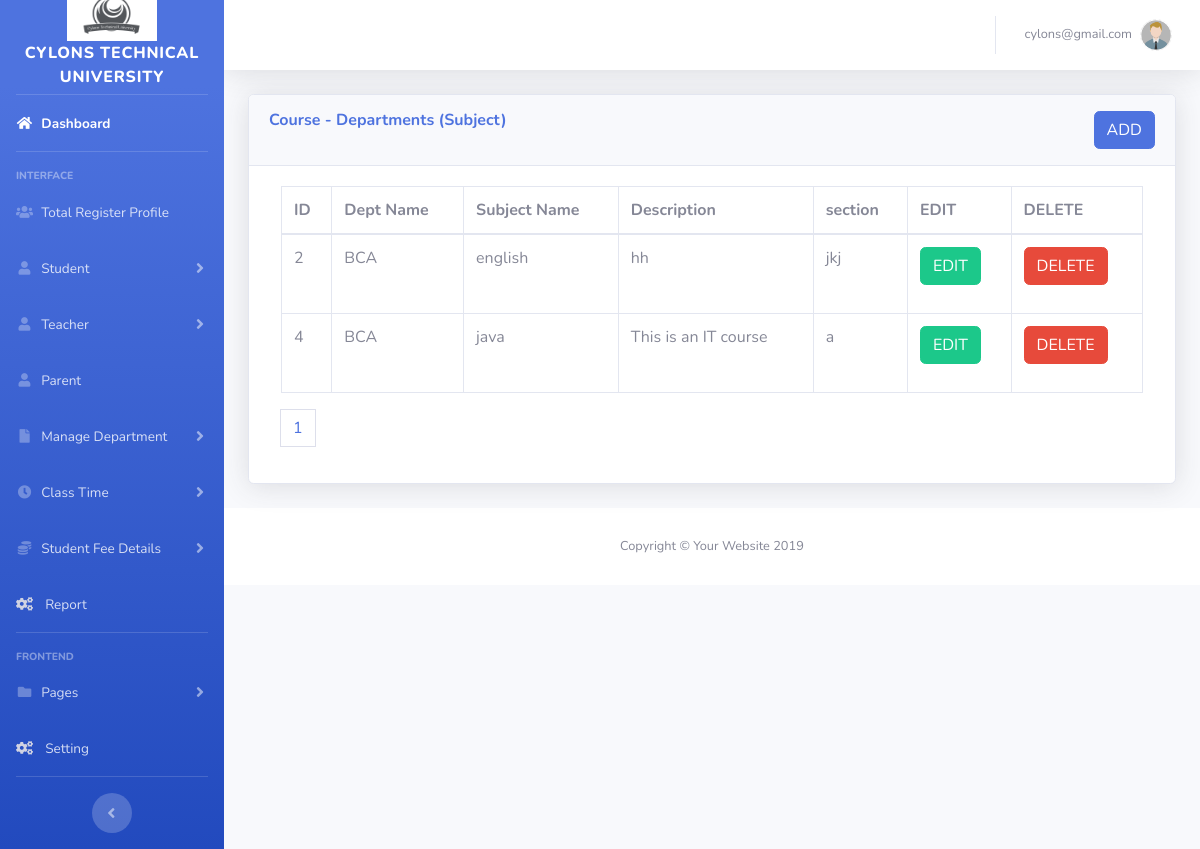
The page /admin/dept_list.php (signed in) on the database its author committed.
### tables this page shows
CREATE TABLE `dept_list` (
  `id` int(11) NOT NULL,
  `dept_cate_id` int(11) NOT NULL,
  `name` varchar(255) NOT NULL,
  `description` varchar(255) NOT NULL,
  `section` varchar(100) NOT NULL
);

CREATE TABLE `dept_category` (
  `id` int(10) NOT NULL,
  `name` varchar(100) NOT NULL,
  `description` varchar(100) NOT NULL,
  `department` varchar(255) NOT NULL,
  `image` varchar(100) NOT NULL,
  `subject_id` int(11) NOT NULL,
  `faculty_id` int(11) NOT NULL
);

### admin/dept_list.php (the view, shortened to what this page needs)
<?php
include('includes/header.php');
include('includes/navbar.php');
?>
        <?php
        $department = "SELECT * FROM dept_category";
        $dept_run = mysqli_query($conn,$department);
          ?>
<div class="container-fluid">
<div class="card shadow mb-4">
  <div class="card-header py-3">
    <h6 class="m-0 font-weight-bold text-primary">Course - Departments (Subject)
            <button type="button" class="btn btn-primary float-right" data-toggle="modal" data-target="#deptmodal">
              ADD
            </button>
    </h6>
  </div>
  <div class="card-body">
    <div class="table-responsive">
    <div class="col-md-12">
    <?php
    include "dbconfig.php";
    $limit = 3;
    if(isset($_GET['page'])){
       $page = $_GET['page'];
    }else{
       $page =1;
    }
    $offset = ($page - 1 ) * $limit;
    $query = "SELECT * FROM dept_list ORDER BY id LIMIT {$offset},{$limit}";
    $query_run = mysqli_query($conn,$query);
    if(mysqli_num_rows($query_run)>0){
    ?>
      <table class="table table-bordered" id="dataTable" width="100%" cellspacing="0">
        <thead>
          <tr>
            <th> ID </th>
            <th> Dept Name</th>
            <th> Subject Name</th>
            <th> Description</th>
            <th> section</th>
            <th>EDIT </th>
            <th>DELETE </th>
          </tr>
        </thead>
        <tbody>
        <?php
          while($row = mysqli_fetch_assoc($query_run)){
            $dpt_cate_id = $row["dept_cate_id"];
            $dpt_cate = "SELECT * FROM dept_category WHERE id='$dpt_cate_id'";
            $dpt_cate_run = mysqli_query($conn,$dpt_cate);
        ?>
            <tr>
            <td><?php  echo $row['id']; ?> </td>
            <td>
              <?php foreach($dpt_cate_run as $dpt_row) {echo $dpt_row['name'];} ?>
            </td>
            <td> <?php  echo $row['name']; ?></td>
            <td><?php  echo $row['description']; ?></td>
            <td><?php  echo $row['section']; ?></td>
            <td>
              <form action="dept_edit_list.php" method="POST">
                <button type="submit" name="dept_cate_editbtn" class="btn btn-success">EDIT</button>
              </form>
            </td>
            <td>
              <form action="dept_list_code.php" method="POST">
                <button type="submit" name="dept_cate_deletebtn" class="btn btn-danger">DELETE</button>
              </form>
            </td>
            </tr>
        <?php
        }
          }
        ?>
        </tbody>
      </table>
      <?php
                                      $sql1 = "SELECT * FROM dept_list";
                                      $result1 = mysqli_query($conn,$sql1) or die("Query FAiled.");
                                      if(mysqli_num_rows($result1) >0){
                                       $total_records = mysqli_num_rows($result1);
                                       $limit = 3;
                                       $total_page = ceil( $total_records / $limit);
                   echo '<ul class="pagination">';
                                       for($i = 1; $i <= $total_page; $i++){
                                           if($i== $page){
                                               $active = "active";
                                           }
                                           else{
                                               $active = "";
                                           }
                                           echo '<li class="'.$active.'" class="page-item "><a href="dept_list.php?page='.$i.'"class="page-link">'.$i.'</a></li>';
                                       }
                                       echo '</ul>';
                                      }
                                      ?>
            </div>
    </div>
  </div>
</div>
</div>
<?php
include('includes/footer.php');
?>

### rows shown on the page
dept_list: id "2", name "english", description "hh", section "jkj"
dept_category: name "BCA"
dept_list: id "4", name "java", description "This is an IT course", section "a"

### other values the page prints
$_SESSION['username'] "cylons@gmail.com"
